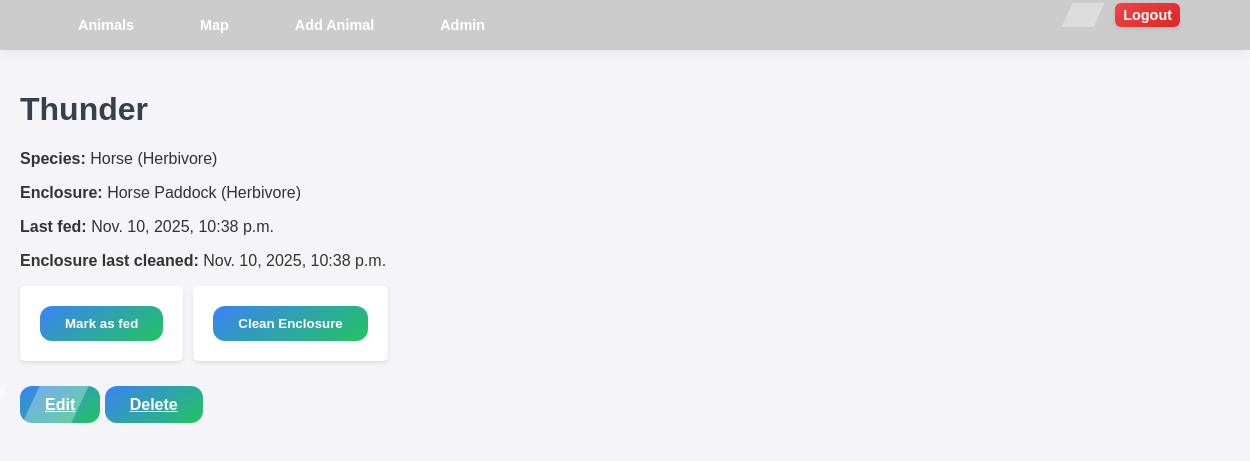
/animals/104/ (signed in), run on the app's committed database.
### zookeeper/models.py (models this page shows, shortened)
class Animal(models.Model):
    owner = models.ForeignKey(User, on_delete=models.CASCADE)
    name = models.CharField(max_length=100)
    species = models.ForeignKey(Species, on_delete=models.CASCADE)
    enclosure = models.ForeignKey(Enclosure, on_delete=models.CASCADE)
    last_fed_at = models.DateTimeField(null=True, blank=True)
    created_at = models.DateTimeField(auto_now_add=True)

class Species(models.Model):
    DIET_CHOICES = [
        ('herbivore', 'Herbivore'),
        ('carnivore', 'Carnivore'),
        ('omnivore', 'Omnivore'),
    ]
    name = models.CharField(max_length=100, unique=True)
    diet = models.CharField(max_length=20, choices=DIET_CHOICES)
    def __str__(self):
        return f"{self.name} ({self.get_diet_display()})"
    class Meta:
        verbose_name_plural = "Species"

class Enclosure(models.Model):
    name = models.CharField(max_length=100, unique=True)
    description = models.TextField(blank=True)
    capacity = models.PositiveIntegerField(default=1)
    diet_type = models.CharField(
        max_length=20,
        choices=Species.DIET_CHOICES,
        help_text="Preferred diet type for this enclosure"
    )
    created_at = models.DateTimeField(auto_now_add=True)
    last_cleaned_at = models.DateTimeField(null=True, blank=True)
    def __str__(self):
        return f"{self.name} ({self.get_diet_type_display()})"

### zookeeper/views.py (the view)
# urls.py: path('animals/<int:pk>/', views.AnimalDetailView.as_view(), name='animal_detail'),
class AnimalDetailView(LoginRequiredMixin, DetailView):
    model = Animal
    template_name = 'Zoo/animal_detail.html'
    context_object_name = 'animal'
    def get_queryset(self):
        return Animal.objects.all().select_related('species', 'enclosure', 'owner')

### zookeeper/templates/Zoo/Animal_detail.html (shortened to what this page needs)
{% extends "Zoo/base.html" %}
{% block content %}
<div class="animal-detail">
    <h1 class="animal-name">{{ animal.name }}</h1>
    <p class="animal-info"><strong>Species:</strong> {{ animal.species }}</p>
    <p class="animal-info"><strong>Enclosure:</strong> {{ animal.enclosure }}</p>
    <p class="animal-info"><strong>Last fed:</strong> {{ animal.last_fed_at|default:"Never" }}</p>
    <p class="animal-info" id="enclosure-clean-status">
        <strong>Enclosure last cleaned:</strong>
        <span id="clean-timestamp">{{ animal.enclosure.last_cleaned_at|default:"Never" }}</span>
    </p>
    {% if user.is_authenticated %}
        {% if user.is_staff or user.pk == animal.owner.pk %}
        <div class="button-group">
            <form method="post" action="{% url 'animal_feed' animal.pk %}">
                <button type="submit" class="btn btn-feed">Mark as fed</button>
            </form>
            <form method="post" action="{% url 'clean_enclosure' animal.enclosure.pk %}">
                <button type="submit" class="btn btn-clean">Clean Enclosure</button>
            </form>
        </div>
        <div class="action-links">
            <a href="{% url 'animal_update' animal.pk %}" class="btn btn-edit">Edit</a>
            <a href="{% url 'animal_delete' animal.pk %}" class="btn btn-delete">Delete</a>
        </div>
        {% else %}
            <p class="info-muted">You can view this animal but you cannot modify or feed it.</p>
        {% endif %}
    {% else %}
        <p class="info-muted">You can view this animal but you cannot modify or feed it.</p>
    {% endif %}
</div>
{% endblock %}

### zookeeper/static/zookeeper/styles.css (style rules this page uses)
body { font-family: Arial, sans-serif; margin: 0; padding: 0; background-color: #f4f4f9; color: #333; }
h1 { color: #35424a; }
form { background-color: white; padding: 20px; margin-bottom: 20px; border-radius: 5px; box-shadow: 0 2px 4px rgba(0, 0, 0, 0.1); }
button { background-color: #35424a; color: white; padding: 8px 15px; border: none; border-radius: 4px; cursor: pointer; }
.btn { background: linear-gradient(145deg, #3b82f6, #22c55e); color: white; font-weight: 700; padding: 10px 25px; border-radius: 12px; border: none; cursor: pointer; transition: all 0.3s ease; position: relative; overflow: hidden; }
.btn::before { content: ""; position: absolute; top: 0; left: -75%; width: 50%; height: 100%; background: rgba(255, 255, 255, 0.3); transform: skewX(-25deg); transition: all 0.5s ease; }
.animal-name { color: #35424a; text-decoration: none; }

### zookeeper/templates/Zoo/Animal_detail.html (style rules this page uses)
.button-group { display: flex; gap: 10px; margin: 15px 0; flex-wrap: wrap; }
.btn-feed { background: linear-gradient(90deg, #22c55e, #16a34a); color: white; padding: 10px 20px; border: none; border-radius: 8px; font-weight: 700; cursor: pointer; transition: all 0.3s ease; }
.btn-clean { background: linear-gradient(90deg, #3b82f6, #2563eb); color: white; padding: 10px 20px; border: none; border-radius: 8px; font-weight: 700; cursor: pointer; transition: all 0.3s ease; }

### data on the page
Animal: name "Thunder", species "Horse (Herbivore)", enclosure "Horse Paddock (Herbivore)", last_fed_at "Nov. 10, 2025, 10:38 p.m.", enclosure.last_cleaned_at "Nov. 10, 2025, 10:38 p.m."
